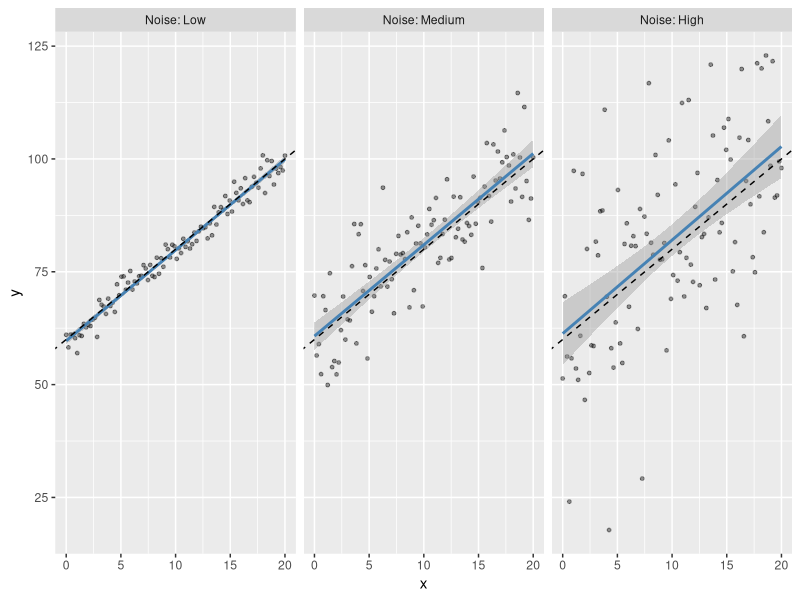
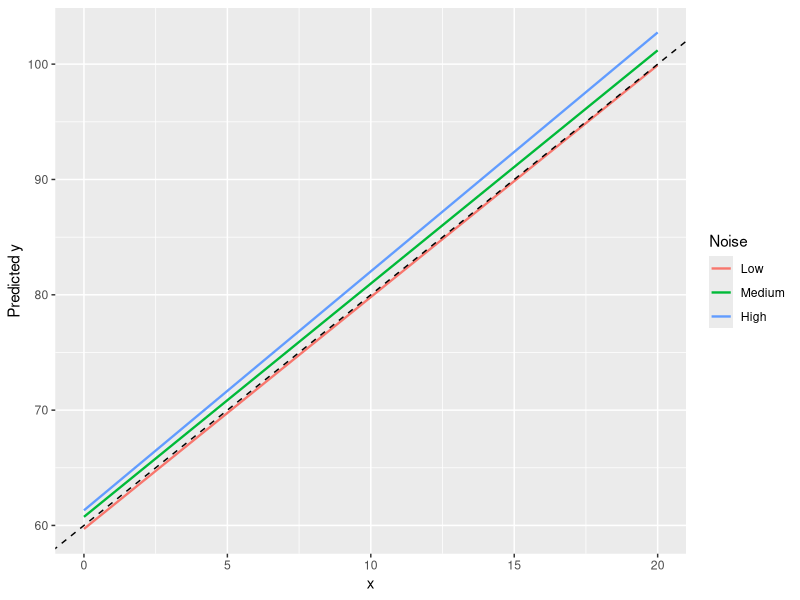
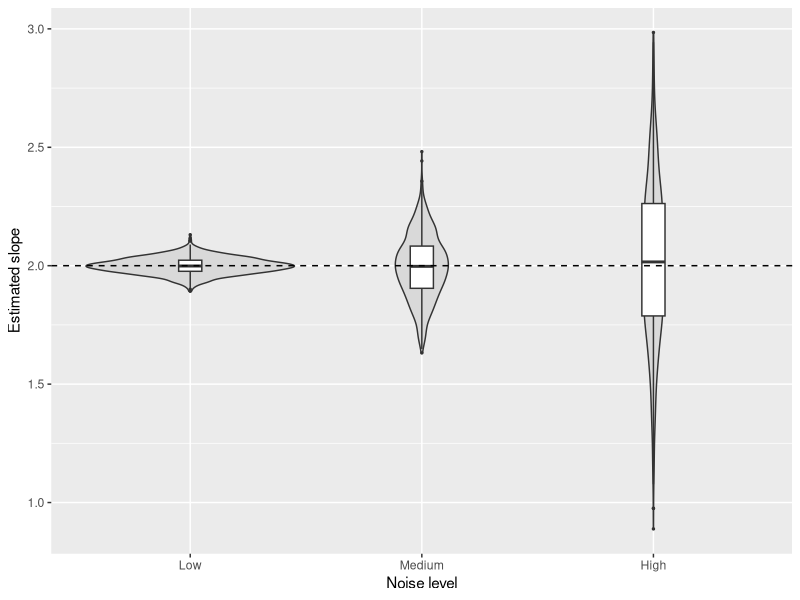

The R source for these figures, in order:
## ---- chunk 1
library(ggplot2)
library(knitr)
## ---- chunk 2

set.seed(2026)
n      <- 100
beta0  <- 60
beta1  <- 2
x      <- seq(0, 20, length.out = n)
sigmas <- c(Low = 2, Medium = 8, High = 20)

noise_data <- do.call(rbind, lapply(names(sigmas), function(lv)
  data.frame(Noise = lv, sigma = sigmas[[lv]], x = x,
             y = beta0 + beta1 * x + rnorm(n, mean = 0, sd = sigmas[[lv]]))))
noise_data$Noise <- factor(noise_data$Noise, levels = names(sigmas))

# Theoretical R² for each noise level
r2_theory <- beta1^2 * var(x) / (beta1^2 * var(x) + sigmas^2)
## ---- chunk 3
noise_fits <- lapply(split(noise_data, noise_data$Noise), function(d) lm(y ~ x, data = d))

noise_table <- do.call(rbind, lapply(names(noise_fits), function(lv) {
  m  <- noise_fits[[lv]]
  s  <- summary(m)
  ci <- confint(m)
  data.frame(Noise = lv, sigma = sigmas[[lv]],
             Intercept = coef(m)[[1]], Slope = coef(m)[[2]],
             SE_slope = s$coefficients[2, 2],
             CI95_slope = sprintf("[%.2f; %.2f]", ci[2, 1], ci[2, 2]),
             R2 = s$r.squared, R2_theory = r2_theory[[lv]],
             RMSE = sqrt(mean(residuals(m)^2)))
}))
## ---- chunk 4
#| tbl-cap: "Linear regression fitted to each dataset (true values: intercept = 60, slope = 2)."
kable(noise_table, digits = 3, row.names = FALSE)
## ---- chunk 5
#| fig-cap: "Simulated data and fitted regression lines (solid, with 95% confidence band). The dashed line is the true relationship."
#| fig-height: 3.5
ggplot(noise_data, aes(x, y)) +
  geom_point(alpha = 0.4, size = 1) +
  geom_smooth(method = "lm", formula = y ~ x, colour = "steelblue") +
  geom_abline(intercept = beta0, slope = beta1, linetype = "dashed") +
  facet_wrap(~ Noise, labeller = label_both) +
  labs(x = "x", y = "y")
## ---- chunk 6
#| fig-cap: "The three fitted lines compared with the true relationship (black, dashed)."
#| fig-height: 3
pred <- do.call(rbind, lapply(names(noise_fits), function(lv)
  data.frame(Noise = lv, x = x, y = predict(noise_fits[[lv]]))))
pred$Noise <- factor(pred$Noise, levels = names(sigmas))
ggplot(pred, aes(x, y, colour = Noise)) +
  geom_line(linewidth = 0.8) +
  geom_abline(intercept = beta0, slope = beta1, linetype = "dashed") +
  labs(x = "x", y = "Predicted y")
## ---- chunk 7
set.seed(42)
n_rep <- 1000
sxx <- sum((x - mean(x))^2)

mc <- do.call(rbind, lapply(names(sigmas), function(lv) {
  est <- t(replicate(n_rep, {
    y  <- beta0 + beta1 * x + rnorm(n, 0, sigmas[[lv]])
    m  <- lm(y ~ x)
    ci <- confint(m)[2, ]
    c(intercept = coef(m)[[1]], slope = coef(m)[[2]],
      r2 = summary(m)$r.squared, covered = ci[[1]] <= beta1 & beta1 <= ci[[2]])
  }))
  data.frame(Noise = lv, est)
}))
mc$Noise <- factor(mc$Noise, levels = names(sigmas))

mc_table <- do.call(rbind, lapply(split(mc, mc$Noise), function(d) {
  s <- sigmas[[as.character(d$Noise[1])]]
  data.frame(Noise = d$Noise[1], Mean_slope = mean(d$slope), SD_slope = sd(d$slope),
             SE_theory = s / sqrt(sxx), Mean_R2 = mean(d$r2),
             CI_coverage = mean(d$covered))
}))
## ---- chunk 8
#| tbl-cap: "Monte Carlo simulation (1000 datasets per noise level)."
kable(mc_table, digits = 3, row.names = FALSE)
## ---- chunk 9
#| fig-cap: "Distribution of the estimated slope over 1000 simulations per noise level. Dashed line: true slope."
#| fig-height: 3
ggplot(mc, aes(Noise, slope)) +
  geom_violin(fill = "grey85") +
  geom_boxplot(width = 0.1, outlier.size = 0.5) +
  geom_hline(yintercept = beta1, linetype = "dashed") +
  labs(x = "Noise level", y = "Estimated slope")
